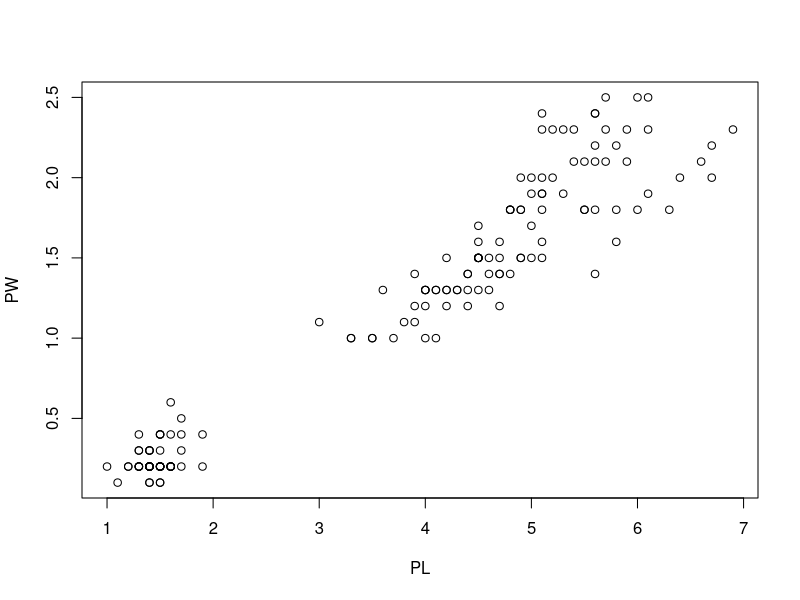
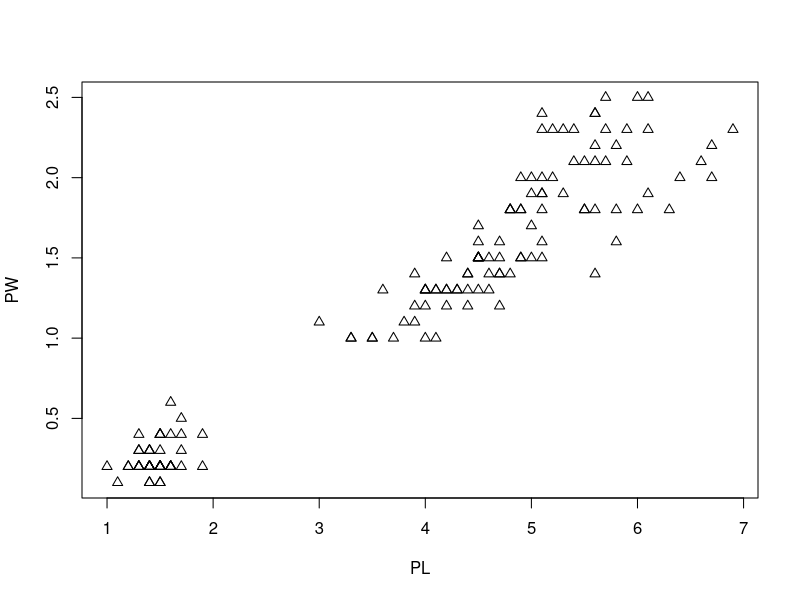
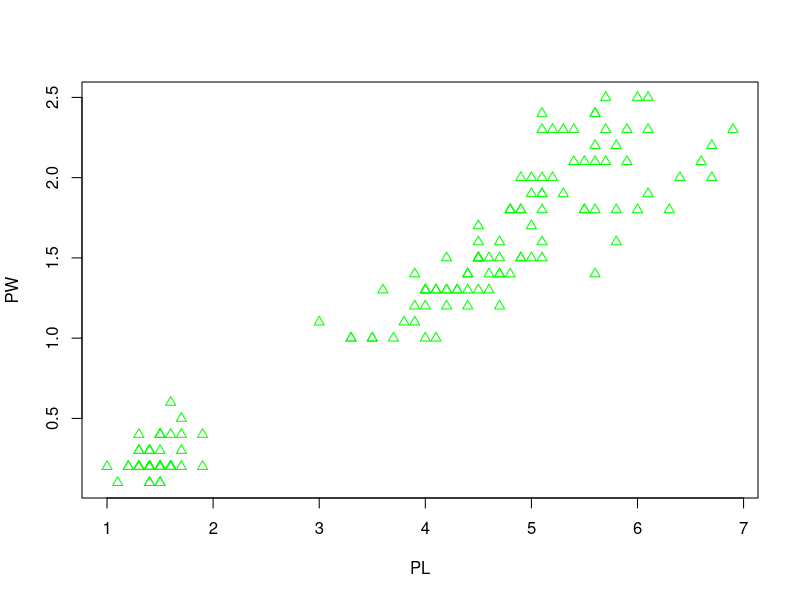
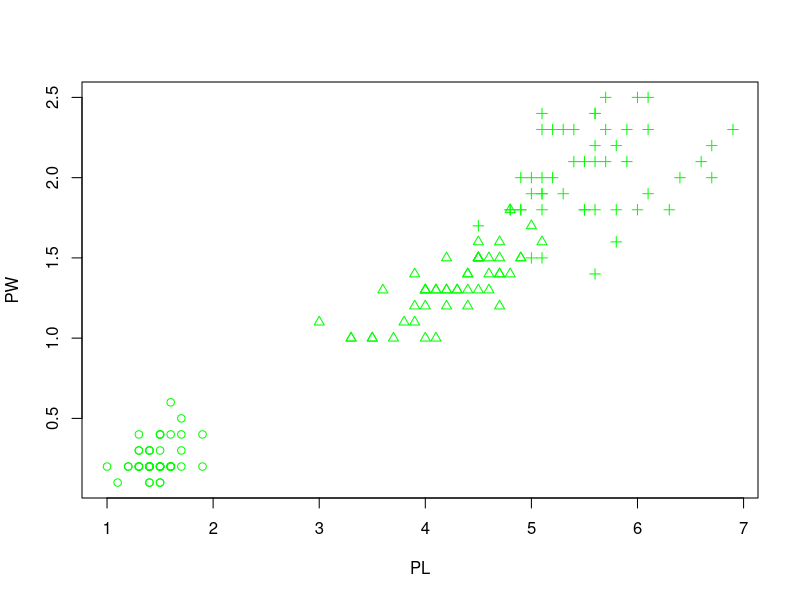
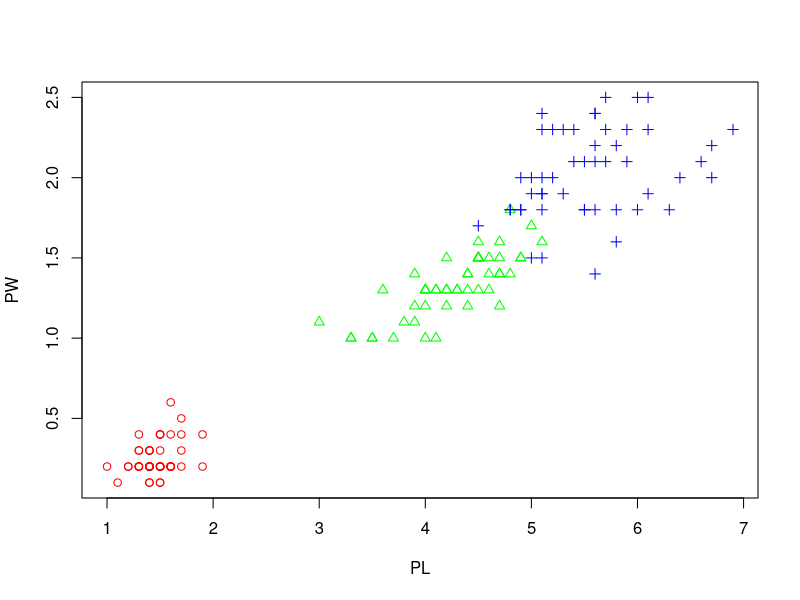
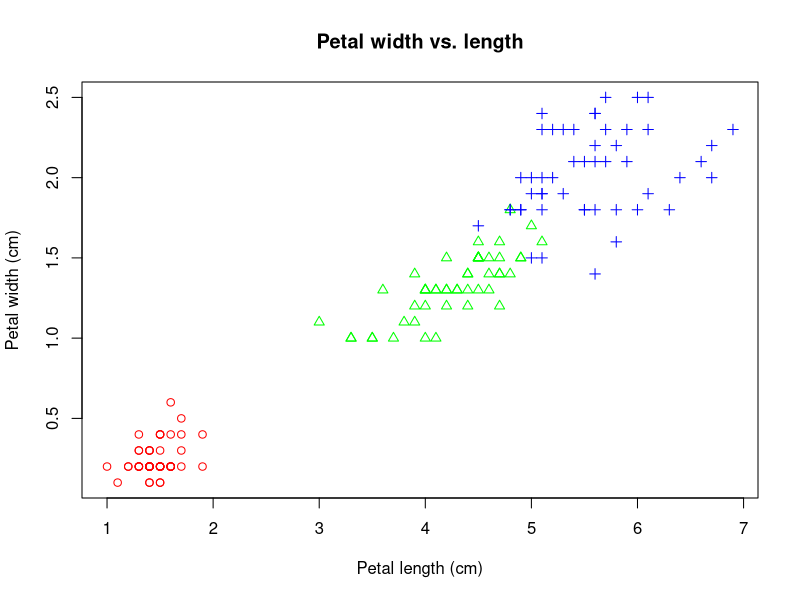
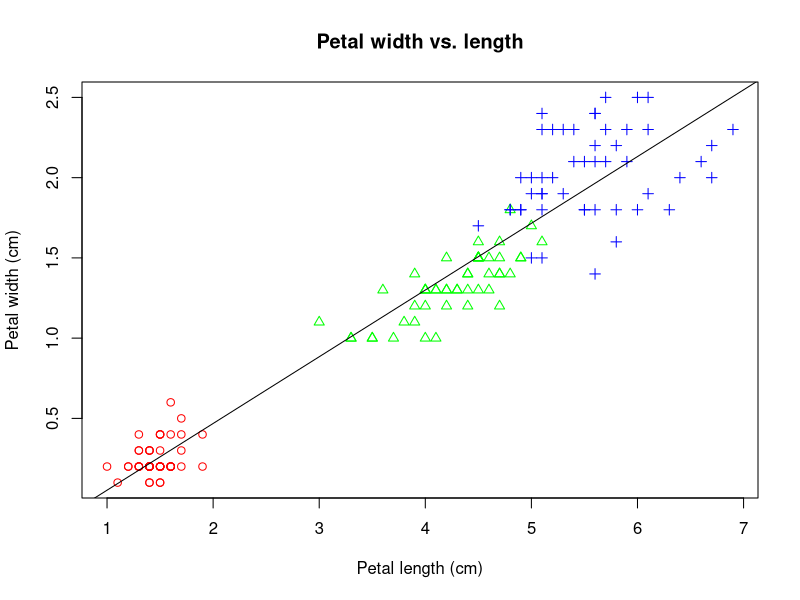
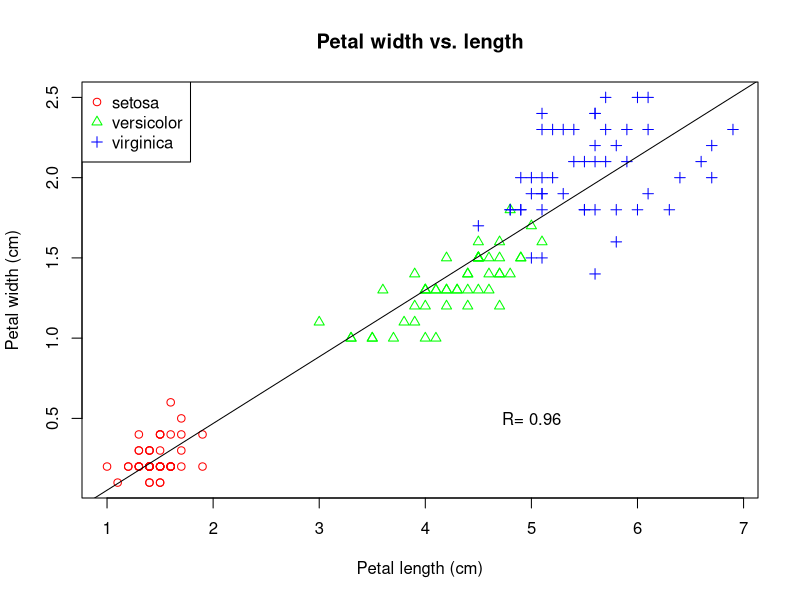

Reproduce these figures in R, in order. (Note: this script raises an error after producing the figures.)
## ---- chunk 1
PL <- iris$Petal.Length
PW <- iris$Petal.Width
plot(PL, PW)
## ---- chunk 2
plot(PL, PW, pch = 2) # change to triangle
## ---- chunk 3
plot(PL, PW, pch = 2, col = "green") # change to green
## ---- chunk 4
speciesID <- as.numeric(iris$Species)
speciesID
## ---- chunk 5
plot(PL, PW, pch = speciesID, col = "green") 
## ---- chunk 6
plot(PL, PW, pch = speciesID, col = rainbow(3)[speciesID])
## ---- chunk 7
plot(PL, PW,                               #x and y
     pch = speciesID,                      #marker type
     col = rainbow(3)[speciesID],          # color
     xlab = "Petal length (cm)",           # x label
     ylab = "Petal width (cm)",            # y label
     main = "Petal width vs. length")      # main title
## ---- chunk 8
plot(PL, PW, 
     pch = speciesID,
     col = rainbow(3)[speciesID],
     xlab = "Petal length (cm)",
     ylab = "Petal width (cm)",
     main = "Petal width vs. length")
abline( lm(PW ~ PL) ) # the order is reversed as we need y ~ x.
## ---- chunk 9
PCC <- cor(PW, PL)  # Pearson's correlation coefficient
PCC <- round(PCC, 2) # round to the 2nd place after decimal point.
PCC
## ---- chunk 10
PL <- iris$Petal.Length
PW <- iris$Petal.Width
plot(PL, PW,  
     pch = speciesID,                # marker type
     col = rainbow(3)[speciesID],    # color
     xlab = "Petal length (cm)",
     ylab = "Petal width (cm)",
     main = "Petal width vs. length")
abline( lm(PW ~ PL) )  # regression line
text(5, 0.5, paste("R=", PCC) )  # add text annotation
legend("topleft", 
       levels(iris$Species), 
       pch = 1:3, 
       col = rainbow(3))
## ---- chunk 11
ma <- as.matrix(iris[, 1:4])  # convert to matrix
colMeans(ma)  # column means for matrix
colSums(ma)
## ---- chunk 12
pairs(ma) 
## ---- chunk 13
pairs(ma, col = rainbow(3)[iris$Species])  # Figure 2.4
## ---- chunk 14
df <- iris[, 1:4]
stars(df)         # do I see any diamonds?
stars(df, key.loc = c(17,0))    # What does this tell you?
## ---- chunk 15
stars(df, key.loc = c(20,0.5), draw.segments = TRUE )    
## ---- chunk 16
knitr::include_graphics("images/img1204n_starsegment.png")
## ---- chunk 17
library(ggplot2)  # load the ggplot2 package
## ---- chunk 18
# define a canvas
ggplot(data = iris)

# map data to x and y coordinates 
ggplot(data = iris ) + 
  aes(x = Petal.Length, y = Petal.Width)  

# add data points
ggplot(data = iris) +
  aes(x = Petal.Length, y = Petal.Width) + 
  geom_point()

# change color & marker type
ggplot(data = iris) +
  aes(x = Petal.Length, y = Petal.Width) + 
  geom_point( aes(color = Species, shape = Species) ) 

# adds trend line
ggplot(data = iris) +
  aes(x = Petal.Length, y = Petal.Width) + 
  geom_point( aes(color = Species, shape = Species) ) +
  geom_smooth(method =lm)

# adds annotation text
ggplot(data = iris) +
  aes(x = Petal.Length, y = Petal.Width) + 
  geom_point( aes(color = Species, shape = Species) ) +
  geom_smooth(method =lm) +
  annotate("text", x = 5, y = 0.5, label = "R=0.96") 
## ---- chunk 19
ggplot(iris, aes(x = Petal.Length, y = Petal.Width) ) +    # define space
  geom_point( aes(color = Species, shape = Species) ) +    # add points
  geom_smooth(method =lm) +                                # add trend line  
  annotate("text", x = 5, y = 0.5, label = "R=0.96") +     # annotate with text
  xlab("Petal length (cm)") +                              # x-axis labels
  ylab("Petal width (cm)") +                               # y-axis labels
  ggtitle( "Correlation between petal length and width")   # title
## ---- chunk 20
library(ggplot2)
ggplot(data = iris) +
  aes(x = Species, y = Sepal.Length, color = Species) +
  geom_boxplot()
## ---- chunk 21
ggplot(data = iris) +
  aes(x = Species, y = Sepal.Length, color = Species) +
  geom_boxplot() +
  geom_jitter(position = position_jitter(0.2))
## ---- chunk 22
ggplot(data = iris) +
  aes(x = Petal.Length, fill = Species) + 
  geom_density( alpha = 0.3)
## ---- chunk 23
ggplot(data = iris) +
  aes(x = Petal.Length, fill = Species) + 
  geom_density( alpha = 0.3) +
  facet_wrap(~ Species, nrow = 3)  
## ---- chunk 24
ma <- as.matrix(iris[, 1:4]) # convert to matrix
disMatarix <- dist(ma)
plot( hclust(disMatarix) )
## ---- chunk 25
heatmap(ma, 
        scale = "column", 
        RowSideColors = rainbow(3)[iris$Species] )
## ---- chunk 26
library(pheatmap)
ma <- as.matrix(iris[, 1:4]) # convert to matrix
row.names(ma) <- row.names(iris) # assign row names in the matrix
pheatmap(ma, 
         scale = "column",
         clustering_method = "average", # average linkage
         annotation_row = iris[, 5, drop=FALSE], # the 5th column as color bar
         show_rownames = FALSE )
## ---- chunk 27
knitr::include_graphics("images/img1304_PCA.png")
## ---- chunk 28
pca = prcomp(iris[, 1:4], scale = TRUE)   
pca  # Have a look at the results.
## ---- chunk 29
plot(pca)  # plot the amount of variance each principal components captures.
str(pca)   # this shows the structure of the object, listing all parts. 
## ---- chunk 30
head(pca$x)  # the new coordinate values for each of the 150 samples
## ---- chunk 31
pcaData <- as.data.frame(pca$x[, 1:2])  # extract first two columns and convert to data frame
pcaData <- cbind(pcaData, iris$Species)	# bind by columns
colnames(pcaData) <- c("PC1", "PC2", "Species") # change column names

library(ggplot2)
ggplot(pcaData) +
  aes(PC1, PC2, color = Species, shape = Species) +   # define plot area
	geom_point(size = 2)                                # adding data points
## ---- chunk 32
percentVar <- round(100 * summary(pca)$importance[2, 1:2], 0)	  # compute % variances
ggplot(pcaData, aes(PC1, PC2, color = Species, shape = Species)) +  # starting ggplot2
	     geom_point(size = 2) +                                       # add data points
	     xlab(paste0("PC1: ", percentVar[1], "% variance")) +         # x label
	     ylab(paste0("PC2: ", percentVar[2], "% variance")) +         # y label
	     ggtitle("Principal component analysis (PCA)") +              # title            
    	 theme(aspect.ratio = 1)                                      # width and height ratio        
## ---- chunk 33
df <- iris[51:150, ]  # removes the first 50 samples, which represent I. setosa
df <- droplevels(df)  # removes setosa, an empty levels of species.
model <- glm(Species ~ . ,  # Model: Species as a function of other variables
             family = binomial(link = 'logit'), 
             data = df)  
summary(model)
